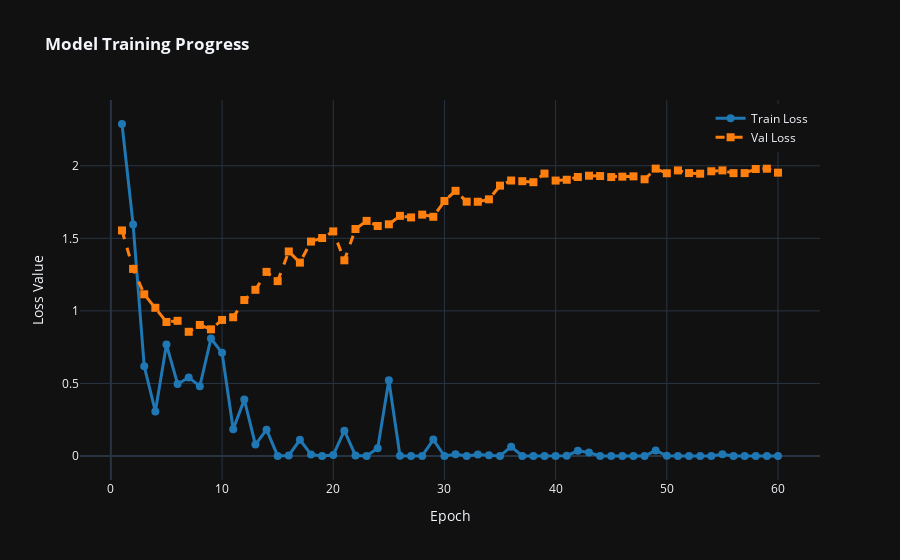

The notebook cell saved with this chart:
### Code cell
#######################################
## Drawing Train and Val loss curves ##
#######################################

def plot_train_val_loss_curves(epochs, train_loss_list, val_loss_list):
    import plotly.graph_objects as pgo
    import numpy as np
    
    # 1. Define the X-axis (epochs)
    epoch_axis = np.arange(1, epochs + 1, 1)

    fig = pgo.Figure()

    # 2. Add Training Loss
    fig.add_trace(pgo.Scatter(
        x=epoch_axis,
        y=train_loss_list,
        mode='lines+markers',
        name='Train Loss',
        line=dict(color='#1f77b4', width=3),
        marker=dict(size=8)
    ))

    # 3. Add Validation Loss
    fig.add_trace(pgo.Scatter(
        x=epoch_axis,
        y=val_loss_list,
        mode='lines+markers',
        name='Val Loss',
        line=dict(color='#ff7f0e', width=3, dash='dash'),
        marker=dict(size=8, symbol='square')
    ))

    # 4. Layout & Styling
    fig.update_layout(
        title='<b>Model Training Progress</b>',
        xaxis_title='Epoch',
        yaxis_title='Loss Value',
        template='plotly_dark', # Clean dark background
        hovermode='x unified',   # Shows both values on hover
        legend=dict(yanchor="top", y=0.99, xanchor="right", x=0.99)
    )

    fig.show()
    
plot_train_val_loss_curves(epochs, train_loss_list, val_loss_list)

### Figure 1 — Plotly figure (JSON) as saved in the notebook; plotly's stock layout.template omitted (floating-point values rounded to 4 significant figures)
{"data": [{"line": {"color": "#1f77b4", "width": 3}, "marker": {"size": 8}, "mode": "lines+markers", "name": "Train Loss", "type": "scatter", "x": [1, 2, 3, 4, 5, 6, 7, 8, 9, 10, 11, 12, 13, 14, 15, 16, 17, 18, 19, 20, 21, 22, 23, 24, 25, 26, 27, 28, 29, 30, 31, 32, 33, 34, 35, 36, 37, 38, 39, 40, 41, 42, 43, 44, 45, 46, 47, 48, 49, 50, 51, 52, 53, 54, 55, 56, 57, 58, 59, 60], "y": [2.288, 1.595, 0.6184, 0.3072, 0.7681, 0.4967, 0.5414, 0.4809, 0.8099, 0.7113, 0.1844, 0.3887, 0.07847, 0.1814, 0.0004002, 0.003825, 0.1116, 0.01093, 0.0005784, 0.006056, 0.1741, 0.003885, 3.549e-05, 0.05406, 0.5215, 0.001407, 4.889e-05, 0.0008603, 0.113, 9.214e-05, 0.01179, 1.618e-06, 0.00951, 0.00448, 0.0004043, 0.06451, 4.579e-05, 5.521e-05, 0.0004313, 4.77e-05, 0.002526, 0.03588, 0.02373, 4.428e-07, 2.214e-07, 0.0008576, 0.0002885, 3.715e-05, 0.03851, 0.0009002, 1.51e-05, 0.0003927, 1.703e-08, 0.0002097, 0.01261, 8.907e-05, 9.826e-06, 3.236e-07, 1.858e-05, 2.239e-05]}, {"line": {"color": "#ff7f0e", "dash": "dash", "width": 3}, "marker": {"size": 8, "symbol": "square"}, "mode": "lines+markers", "name": "Val Loss", "type": "scatter", "x": [1, 2, 3, 4, 5, 6, 7, 8, 9, 10, 11, 12, 13, 14, 15, 16, 17, 18, 19, 20, 21, 22, 23, 24, 25, 26, 27, 28, 29, 30, 31, 32, 33, 34, 35, 36, 37, 38, 39, 40, 41, 42, 43, 44, 45, 46, 47, 48, 49, 50, 51, 52, 53, 54, 55, 56, 57, 58, 59, 60], "y": [1.554, 1.289, 1.114, 1.021, 0.9236, 0.9315, 0.8559, 0.9032, 0.873, 0.9376, 0.9562, 1.075, 1.145, 1.269, 1.205, 1.41, 1.333, 1.478, 1.502, 1.548, 1.349, 1.564, 1.62, 1.585, 1.597, 1.655, 1.644, 1.663, 1.648, 1.757, 1.827, 1.753, 1.752, 1.769, 1.863, 1.898, 1.894, 1.887, 1.946, 1.898, 1.904, 1.923, 1.931, 1.929, 1.922, 1.925, 1.927, 1.907, 1.98, 1.949, 1.968, 1.95, 1.946, 1.962, 1.968, 1.949, 1.95, 1.978, 1.98, 1.952]}], "layout": {"hovermode": "x unified", "legend": {"x": 0.99, "xanchor": "right", "y": 0.99, "yanchor": "top"}, "title": {"text": "<b>Model Training Progress</b>"}, "xaxis": {"title": {"text": "Epoch"}}, "yaxis": {"title": {"text": "Loss Value"}}}}
